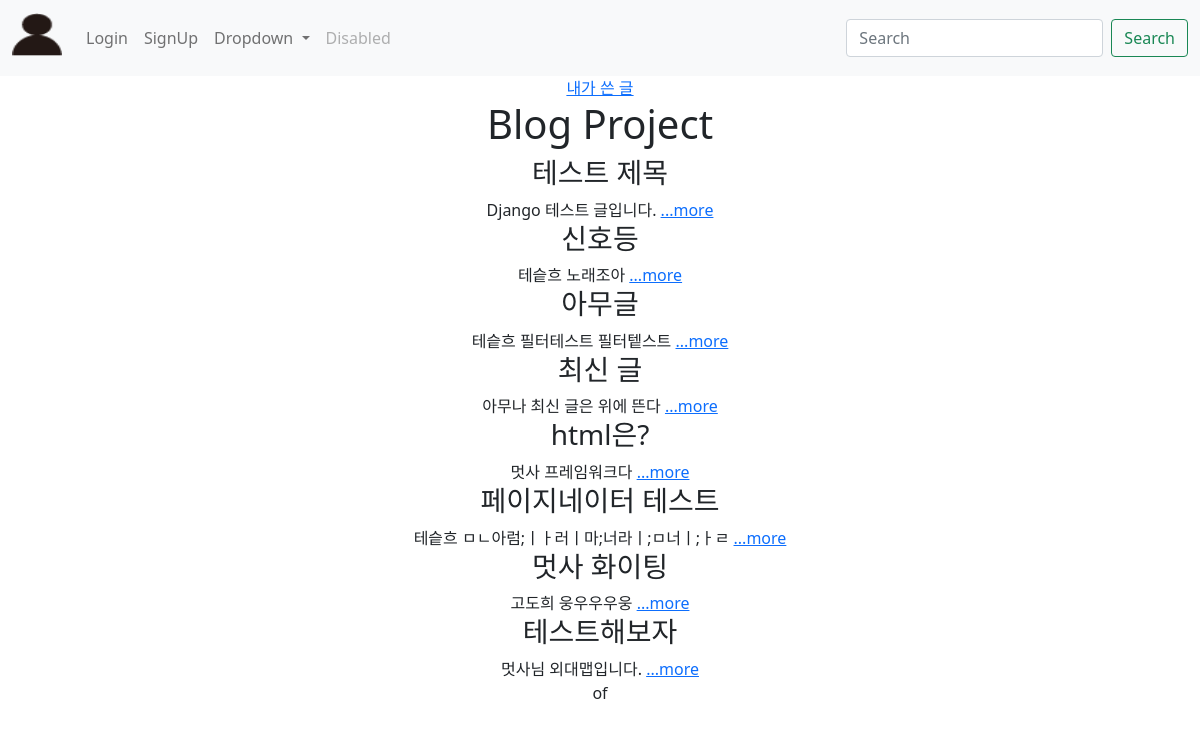
The app's page /?search=true&writer=도희 with its own data.
### blog/models.py (models this page shows, shortened)
class Blog(models.Model):
    title = models.CharField(max_length=200)
    writer = models.CharField(max_length=100)
    pub_date = models.DateTimeField() #날짜와 시간
    body = models.TextField() #본문 글자 수는 제한이 없음
    image = models.ImageField(upload_to = "blog/", blank = True, null = True)
    def summary(self):
        return self.body[:100]

### blog/views.py (the view)
# urls.py: 2. Add a URL to urlpatterns:  path('', views.home, name='home')
def home(request):
    blogs = Blog.objects.order_by('-pub_date')
    search = request.GET.get('search')
    if search == 'true':
        author = request.GET.get('writer')
        blogs = Blog.objects.exclude(writer=author).order_by('-pub_date')
        return render(request, 'home.html', {'blogs':blogs})
    paginator = Paginator(blogs, 3)
    page = request.GET.get('page')
    blogs = paginator.get_page(page)
    return render(request,'home.html',{'blogs':blogs})

### blog/templates/home.html (shortened to what this page needs)
{% extends 'base.html'%}
{% block content %}
     <a href="?search=true&writer={{user.nickname}}">내가 쓴 글</a>
     <h1>Blog Project</h1>
     <div class = "container">
         {% for blog in blogs %}
         <div>
             <h3>{{blog.title}}</h3>
             {{blog.writer}}
             {{blog.summary}} <a href="{% url 'detail' blog.id %}">...more</a>
             <br>
         </div>
         {% endfor %}
     </div>
     <span>of</span>
{% endblock %}

### lionproject/templates/base.html (shortened to what this page needs)
<!DOCTYPE html>
<html lang="en">
<head>
    <link href="https://cdn.jsdelivr.net/npm/bootstrap@5.0.2/dist/css/bootstrap.min.css" rel="stylesheet">
</head>
<body>
    {% load static %}
    <nav class="navbar navbar-expand-lg navbar-light bg-light">
        <div class="container-fluid">
          <a class="navbar-brand" href="{% url 'home'%}">
            <img src="{% static 'User.png'%}" alt="" width="50" height="50">
          </a>
          <div class="collapse navbar-collapse" id="navbarSupportedContent">
            <ul class="navbar-nav me-auto mb-2 mb-lg-0">
              {% if not user.is_authenticated %}
              <li class="nav-item">
                <a class="nav-link" href="{% url 'login' %}">Login</a>
              </li>
              <li class="nav-item">
                <a class="nav-link" href="{% url 'signup' %}">SignUp</a>
              </li>
              {% endif %}
              <li class="nav-item dropdown">
                <a class="nav-link dropdown-toggle" href="#" id="navbarDropdown" role="button" data-bs-toggle="dropdown" aria-expanded="false">
                  Dropdown
                </a>
              </li>
              <li class="nav-item">
                <a class="nav-link disabled" href="#" tabindex="-1" aria-disabled="true">Disabled</a>
              </li>
            </ul>
            <form class="d-flex">
              <input class="form-control me-2" type="search" placeholder="Search" aria-label="Search">
              <button class="btn btn-outline-success" type="submit">Search</button>
            </form>
          </div>
        </div>
      </nav>
      <div class="container">
          {% block content %}
          {% endblock %}
      </div>
</body>
</html>

### lionproject/templates/base.html (style rules this page uses)
body { text-align: center; }

### records on screen
Blog: title "테스트 제목", writer "Django", summary "테스트 글입니다."
Blog: title "신호등", writer "테슽흐", summary "노래조아"
Blog: title "아무글", writer "테슽흐", summary "필터테스트 필터텥스트"
Blog: title "최신 글", writer "아무나", summary "최신 글은 위에 뜬다"
Blog: title "html은?", writer "멋사", summary "프레임워크다"
Blog: title "페이지네이터 테스트", writer "테슽흐", summary "ㅁㄴ아럼;ㅣㅏ러ㅣ마;너라ㅣ;ㅁ너ㅣ;ㅏㄹ"
Blog: title "멋사 화이팅", writer "고도희", summary "웅우우우웅"
Blog: title "테스트해보자", writer "멋사님", summary "외대맵입니다."
